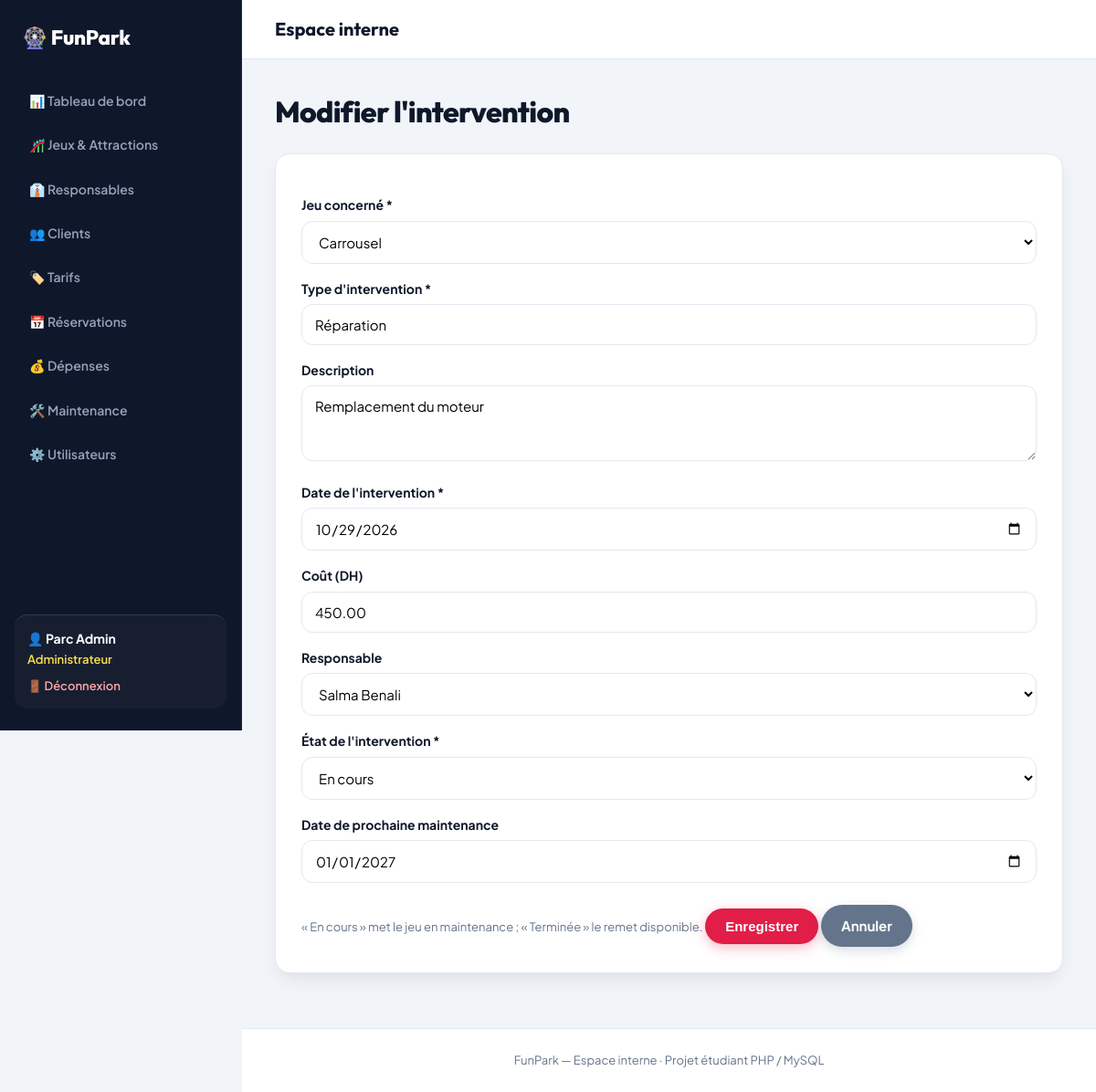
Page /parc-jeux/index.php?page=maintenance&action=modifier&id=1 (signed in) on the committed database.
### tables this page shows
CREATE TABLE maintenance (
  id_maintenance INT AUTO_INCREMENT PRIMARY KEY,
  type_intervention VARCHAR(80) NOT NULL,
  description TEXT,
  date_intervention DATE NOT NULL,
  cout DECIMAL(10,2) NOT NULL DEFAULT 0,
  etat ENUM('signalee','planifiee','en_cours','terminee') NOT NULL DEFAULT 'planifiee',
  date_prochaine DATE NULL,
  id_jeu INT NOT NULL,
  id_responsable INT NULL,
  FOREIGN KEY (id_jeu) REFERENCES jeu(id_jeu),
  FOREIGN KEY (id_responsable) REFERENCES responsable(id_responsable)
);

### parc-jeux/config/helpers.php (called while the page is built, shortened)
<?php
function libelle($valeur) {
    $textes = [
        'disponible' => 'Disponible', 'en_fonctionnement' => 'En fonctionnement', 'en_maintenance' => 'En maintenance',
        'hors_service' => 'Hors service', 'ferme_temporairement' => 'Fermé temporairement',
        'admin' => 'Administrateur', 'responsable' => 'Responsable de jeu', 'agent' => 'Agent de vente / accueil',
        'client' => 'Client / visiteur',
        'especes' => 'Espèces', 'carte' => 'Carte', 'paye' => 'Payé', 'en_attente' => 'En attente',
        'confirmee' => 'Confirmée', 'payee' => 'Payée', 'utilisee' => 'Utilisée', 'annulee' => 'Annulée',
        'signalee' => 'Signalée', 'planifiee' => 'Planifiée', 'en_cours' => 'En cours', 'terminee' => 'Terminée',
        'jeu' => 'Lié à un jeu', 'general' => 'Frais généraux',
        'individuel' => 'Individuel', 'famille' => 'Famille', 'groupe' => 'Groupe',
        'actif' => 'Actif', 'inactif' => 'Inactif', 'valide' => 'Valide', 'utilise' => 'Utilisé',
        'billet' => 'Billets', 'reservation' => 'Réservation', 'abonnement' => 'Abonnement', 'autre' => 'Autre',
    ];
    return $textes[$valeur] ?? $valeur;
}
function e($texte) {
    return htmlspecialchars((string)$texte, ENT_QUOTES, 'UTF-8');
}
function selectionne($a, $b) {
    return ((string)$a === (string)$b) ? 'selected' : '';
}
function url($page, $action = 'index', $params = []) {
    return 'index.php?' . http_build_query(array_merge(['page' => $page, 'action' => $action], $params));
}
function vue($fichier, $donnees = [], $mode = null) {
    extract($donnees);
    require RACINE . '/views/layout/header.php';
    require RACINE . '/views/layout/navbar.php';
    require RACINE . '/views/' . $fichier . '.php';
    require RACINE . '/views/layout/footer.php';
}

### parc-jeux/controllers/MaintenanceController.php (called while the page is built, shortened)
<?php
class MaintenanceController {
    private $pdo, $maintenance;
    public function __construct($pdo) {
        $this->pdo = $pdo;
        $this->maintenance = new Maintenance($pdo);
    }
    public function actionModifier() { exigerRole(['admin']); $this->formulaire((int)($_GET['id'] ?? 0)); }
    private function formulaire($id) {
        $m = ['id_jeu' => $_GET['id_jeu'] ?? '', 'type_intervention' => '', 'description' => '', 'date_intervention' => date('Y-m-d'),
              'cout' => '0', 'etat' => 'planifiee', 'date_prochaine' => '', 'id_responsable' => ''];
        if ($id) {
            $m = $this->maintenance->trouver($id);
        }
        $erreurs = [];
        vue('maintenance/form', ['m' => $m, 'id' => $id, 'erreurs' => $erreurs, 'jeux' => (new Jeu($this->pdo))->actifs(),
                                 'responsables' => (new Responsable($this->pdo))->actifs()]);
    }
}

### parc-jeux/index.php (called while the page is built, shortened)
<?php
require RACINE . '/config/helpers.php';
$action = $_GET['action'] ?? 'index';
try {
    $controleur = new $nomClasse(getPDO());
    $methode = 'action' . ucfirst($action);
    $controleur->$methode();
} catch (PDOException $e) {
    die("Erreur de base de données : " . e($e->getMessage()));
}

### parc-jeux/models/Jeu.php (called while the page is built, shortened)
<?php
class Jeu {
    private $pdo;
    public function __construct($pdo) { $this->pdo = $pdo; }
    public function actifs() {
        return $this->pdo->query("SELECT * FROM jeu WHERE actif = 1 ORDER BY nom")->fetchAll();
    }
}

### parc-jeux/models/Maintenance.php (called while the page is built, shortened)
<?php
class Maintenance {
    private $pdo;
    public function __construct($pdo) { $this->pdo = $pdo; }
    public function trouver($id) {
        $req = $this->pdo->prepare("SELECT * FROM maintenance WHERE id_maintenance = ?");
        $req->execute([$id]);
        return $req->fetch();
    }
}

### parc-jeux/models/Responsable.php (called while the page is built, shortened)
<?php
class Responsable {
    private $pdo;
    public function __construct($pdo) { $this->pdo = $pdo; }
    public function actifs() {
        return $this->pdo->query("SELECT * FROM responsable WHERE statut = 'actif' ORDER BY nom")->fetchAll();
    }
}

### parc-jeux/views/maintenance/form.php (the view, shortened to what this page needs)
<h1><?= $id ? "Modifier l'intervention" : 'Ajouter une intervention' ?></h1>
<form method="post" class="formulaire validation">
    <label>Jeu concerné *</label>
    <select name="id_jeu" required><option value="">-- Choisir --</option>
        <?php foreach ($jeux as $j): ?><option value="<?= $j['id_jeu'] ?>" <?= selectionne($m['id_jeu'], $j['id_jeu']) ?>><?= e($j['nom']) ?></option><?php endforeach; ?>
    </select>
    <label>Type d'intervention *</label><input type="text" name="type_intervention" value="<?= e($m['type_intervention']) ?>" placeholder="Réparation, contrôle, nettoyage..." required>
    <label>Description</label><textarea name="description" rows="3"><?= e($m['description']) ?></textarea>
    <label>Date de l'intervention *</label><input type="date" name="date_intervention" value="<?= e($m['date_intervention']) ?>" required>
    <label>Coût (DH)</label><input type="number" name="cout" min="0" step="0.01" value="<?= e($m['cout']) ?>">
    <label>Responsable</label>
    <select name="id_responsable"><option value="">-- Aucun --</option>
        <?php foreach ($responsables as $r): ?><option value="<?= $r['id_responsable'] ?>" <?= selectionne($m['id_responsable'], $r['id_responsable']) ?>><?= e($r['prenom'] . ' ' . $r['nom']) ?></option><?php endforeach; ?>
    </select>
    <label>État de l'intervention *</label>
    <select name="etat"><?php foreach (['signalee', 'planifiee', 'en_cours', 'terminee'] as $s): ?><option value="<?= $s ?>" <?= selectionne($m['etat'], $s) ?>><?= e(libelle($s)) ?></option><?php endforeach; ?></select>
    <label>Date de prochaine maintenance</label><input type="date" name="date_prochaine" value="<?= e($m['date_prochaine']) ?>">
    <small>« En cours » met le jeu en maintenance ; « Terminée » le remet disponible.</small>
    <button class="btn" type="submit">Enregistrer</button>
    <a class="btn gris" href="<?= e(url('maintenance')) ?>">Annuler</a>
</form>

### parc-jeux/public/css/style.css (style rules this page uses)
:root { --font-body: 'Plus Jakarta Sans', system-ui, -apple-system, sans-serif; --font-heading: 'Outfit', 'Plus Jakarta Sans', sans-serif; --violet: #4f46e5; --violet-fonce: #0f172a; --violet-back: #1e1b4b; --magenta: #e11d48; --magenta-hover: #be123c; --or: #f59e0b; --or-clair: #fde047; --ciel: #0284c7; --emerald: #10b981; --creme: #f8fafc; --blanc: #ffffff; --texte: #0f172a; --texte-doux: #64748b; --bordure: #e2e8f0; --ombre: 0 10px 25px -5px rgba(15, 23, 42, 0.08), 0 8px 10px -6px rgba(15, 23, 42, 0.04); --ombre-forte: 0 20px 35px -5px rgba(15, 23, 42, 0.14), 0 10px 15px -5px rgba(15, 23, 42, 0.08); --rayon: 16px; --rayon-lg: 24px; --nav-h: 76px; --sidebar-w: 265px; }
*, *::before, *::after { box-sizing: border-box; }
html { scroll-behavior: smooth; width: 100%; min-height: 100%; margin: 0; padding: 0; }
body { width: 100%; min-height: 100%; margin: 0; padding: 0; font-family: var(--font-body); background: var(--creme); color: var(--texte); line-height: 1.6; -webkit-font-smoothing: antialiased; }
h1, h2, h3, h4, h5, h6 { font-family: var(--font-heading); font-weight: 700; letter-spacing: -0.02em; }
a { color: var(--violet); text-decoration: none; transition: all 0.2s ease; }
body.mode-admin { display: flex; flex-direction: row; width: 100%; min-height: 100vh; margin: 0; padding: 0; background: #f1f5f9; }
.mode-admin .entete, .mode-admin .filtres, .mode-admin .tableau, .mode-admin table, .mode-admin .cartes, .mode-admin .deux-colonnes, .mode-admin .carte, .mode-admin .formulaire, .mode-admin .message, .mode-admin .bandeau-info, .mode-admin .grille-jeux, .mode-admin .grille-tarifs, .mode-admin .carte-detail-jeu, .mode-admin .detail-jeu-grille { width: 100% !important; max-width: none !important; box-sizing: border-box; }
h1 { font-size: 2rem; margin: 0 0 20px; color: var(--violet-fonce); font-weight: 800; }
.btn { display: inline-flex; align-items: center; justify-content: center; gap: 8px; background: linear-gradient(135deg, var(--magenta), #e11d48); color: var(--blanc) !important; border: none; padding: 11px 22px; border-radius: 999px; cursor: pointer; font-size: 15px; font-weight: 700; box-shadow: 0 4px 14px rgba(225, 29, 72, 0.3); transition: all 0.2s cubic-bezier(0.16, 1, 0.3, 1); }
.btn.gris { background: #64748b; box-shadow: 0 4px 12px rgba(100, 116, 139, 0.25); }
.formulaire, .carte { background: var(--blanc); padding: 28px; border-radius: var(--rayon); box-shadow: var(--ombre); border: 1px solid var(--bordure); }
.formulaire { max-width: 680px; }
label { display: block; margin: 16px 0 6px; font-weight: 700; font-size: 14px; color: var(--texte); }
input[type=text], input[type=email], input[type=password], input[type=number], input[type=date], select, textarea { width: 100%; padding: 12px 14px; border: 1px solid var(--bordure); border-radius: 12px; font-size: 15px; background: var(--blanc); font-family: inherit; transition: all 0.2s ease; }
.formulaire .btn { margin-top: 24px; }
small { color: var(--texte-doux); font-size: 13px; }

### rows in the picture
maintenance: type_intervention "Réparation", description "Remplacement du moteur", date_intervention "10/29/2026", cout "450.00", etat "En cours", date_prochaine "01/01/2027"

### other values in the picture
$_SESSION['user']['prenom'] . ' ' . $_SESSION['user']['nom'] "Parc Admin"
libelle($role) "Administrateur"
$titrePage "Espace interne"
form field id_jeu "Carrousel"
form field id_responsable "Salma Benali"
